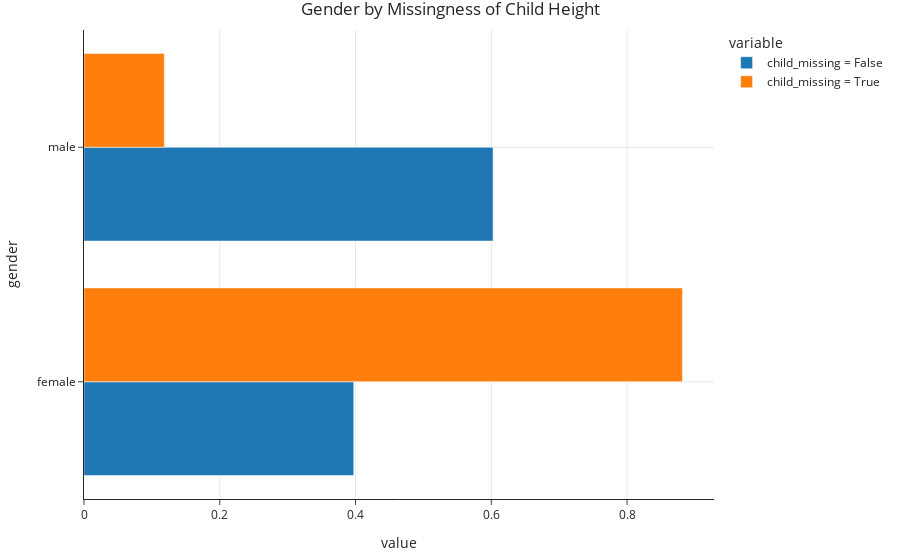

This figure's notebook cell:
### Code cell
gender_dist.plot(kind='barh', title='Gender by Missingness of Child Height', barmode='group')

### Figure 1 — Plotly figure (JSON) as saved in the notebook; plotly's stock layout.template omitted (floating-point values rounded to 4 significant figures)
{"data": [{"alignmentgroup": "True", "hovertemplate": "variable=child_missing = False<br>value=%{x}<br>gender=%{y}<extra></extra>", "legendgroup": "child_missing = False", "marker": {"color": "#1F77B4", "pattern": {"shape": ""}}, "name": "child_missing = False", "offsetgroup": "child_missing = False", "orientation": "h", "showlegend": true, "textposition": "auto", "type": "bar", "x": [0.3974, 0.6026], "xaxis": "x", "y": ["female", "male"], "yaxis": "y"}, {"alignmentgroup": "True", "hovertemplate": "variable=child_missing = True<br>value=%{x}<br>gender=%{y}<extra></extra>", "legendgroup": "child_missing = True", "marker": {"color": "#FF7F0E", "pattern": {"shape": ""}}, "name": "child_missing = True", "offsetgroup": "child_missing = True", "orientation": "h", "showlegend": true, "textposition": "auto", "type": "bar", "x": [0.8817, 0.1183], "xaxis": "x", "y": ["female", "male"], "yaxis": "y"}], "layout": {"barmode": "group", "legend": {"title": {"text": "variable"}, "tracegroupgap": 0}, "title": {"text": "Gender by Missingness of Child Height"}, "xaxis": {"anchor": "y", "domain": [0, 1], "title": {"text": "value"}}, "yaxis": {"anchor": "x", "domain": [0, 1], "title": {"text": "gender"}}}}
